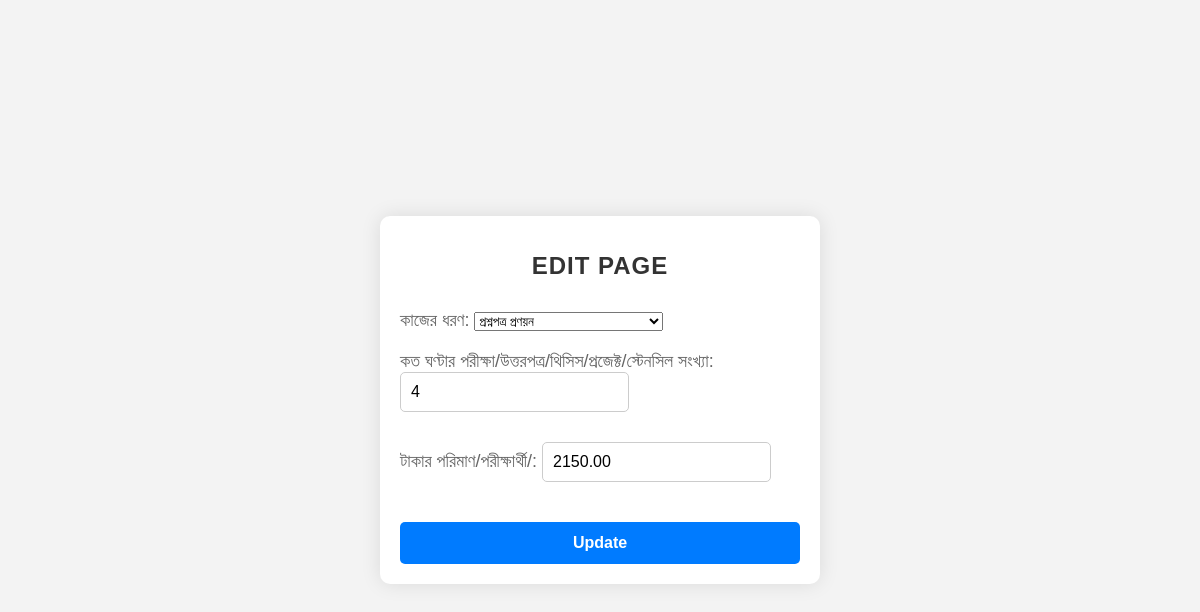
Screenshot of /day4app/rates/edit/7/ with the database file from the repository.
### day4app/models.py (models this page shows, shortened)
class Rate(models.Model):
    OPTION_CHOICES = [
        ('Making Question Paper', 'প্রশ্নপত্র প্রণয়ন'),
        ('Evaluating Answer Scripts', 'উত্তরপত্র মূল্যায়ন'),
        ('Lab Exam', 'ব্যবহারিক পরীক্ষা'),
        ('Viva Exam', 'মৌখিক পরীক্ষা'),
        ('Question Moderation', 'প্রশ্নপত্র মডারেশন'),
        ('Stencil', 'স্টেনসিল কাটা'),
        ('Translation', 'অনুবাদ'),
        ('Thesis/Project/Report Evaluation', 'থিসিস/প্রজেক্ট/রিপোর্ট মূল্যায়ন'),
        ('Practice', 'অনুশীলনী'),
        ('Tabulation', 'টেবুলেশন'),
        ('Exam Committee Chief_s Remuneration', 'কমিটির সভাপতির পারিতোষিক'),
        ('Remuneration of Supervisor(M.Phil/PhD)', 'তত্ত্বাবধায়ক সম্মানী(এম. ফিল/ পিএইচ.ডি'),
    ]
    name = models.CharField(max_length=100, choices=OPTION_CHOICES)
    category = models.CharField(max_length=100)
    value = models.DecimalField(max_digits=10, decimal_places=2)

### day4app/views.py (the view)
# urls.py: path('rates/edit/<int:id>/', views.edit_rate, name='edit_rate'),
def edit_rate(request, id):
    rate = get_object_or_404(Rate, id=id)
    if request.method == 'POST':
        form = RateForm(request.POST, instance=rate)
        if form.is_valid():
            form.save()
            return redirect('rate_list')
    else:
        form = RateForm(instance=rate)
    return render(request, 'day4/edit_rate.html', {'form': form})

### day4app/forms.py
class RateForm(forms.ModelForm):
    class Meta:
        model = Rate
        fields = '__all__'

### templates/day4/edit_rate.html (shortened to what this page needs)
<!DOCTYPE html>
<html lang="en">
<head>
</head>
<body>
    <div class="form-container">
        <h1>Edit Page</h1>
        <form action="#" method="POST">
             <p>কাজের ধরণ: {{form.name}}</p>
            <p>কত ঘণ্টার পরীক্ষা/উত্তরপত্র/থিসিস/প্রজেক্ট/স্টেনসিল সংখ্যা: {{form.category}}</p>
             <p>টাকার পরিমাণ/পরীক্ষার্থী/: {{form.value}}</p>
            <input type="submit" value="Update" />
        </form>
    </div>
</body>
</html>

### templates/day4/edit_rate.html (style rules this page uses)
body { font-family: 'Arial', sans-serif; background-color: #f3f3f3; margin: 0; padding: 0; display: flex; justify-content: center; align-items: center; height: 100vh; }
.form-container { background-color: #fff; border-radius: 10px; box-shadow: 0 0 20px rgba(0, 0, 0, 0.1); padding: 20px; width: 400px; max-width: 90%; }
.form-container h1 { text-align: center; color: #333; font-size: 24px; margin-bottom: 20px; text-transform: uppercase; letter-spacing: 1px; }
.form-container form { display: flex; flex-direction: column; }
.form-container form p { margin: 10px 0; font-size: 18px; color: #666; }
.form-container form input[type="submit"] { background-color: #007bff; color: #fff; border: none; padding: 12px 24px; border-radius: 5px; cursor: pointer; transition: background-color 0.3s ease; font-size: 16px; margin-top: 20px; font-weight: bold; }
.form-container form input[type="text"], .form-container form input[type="number"] { padding: 10px; margin-bottom: 10px; border: 1px solid #ccc; border-radius: 5px; font-size: 16px; }

### rows the page displays
Rate: name "প্রশ্নপত্র প্রণয়ন", category "4", value "2150.00"
